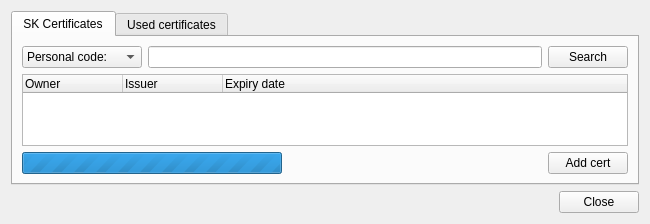
<?xml version="1.0" encoding="UTF-8"?>
<ui version="4.0">
 <class>KeyAddDialog</class>
 <widget class="QWidget" name="KeyAddDialog">
  <property name="windowModality">
   <enum>Qt::WindowModal</enum>
  </property>
  <property name="geometry">
   <rect>
    <x>0</x>
    <y>0</y>
    <width>650</width>
    <height>216</height>
   </rect>
  </property>
  <property name="windowTitle">
   <string>Add Recipient</string>
  </property>
  <layout class="QVBoxLayout" name="verticalLayout">
   <item>
    <widget class="QTabWidget" name="tabWidget">
     <property name="currentIndex">
      <number>0</number>
     </property>
     <widget class="QWidget" name="skCerts">
      <attribute name="title">
       <string>SK Certificates</string>
      </attribute>
      <layout class="QVBoxLayout" name="skCertsLayout">
       <item>
        <layout class="QHBoxLayout" name="searchLayout">
         <item>
          <widget class="QComboBox" name="searchType">
           <item>
            <property name="text">
             <string>Personal code:</string>
            </property>
           </item>
           <item>
            <property name="text">
             <string>Company name:</string>
            </property>
           </item>
          </widget>
         </item>
         <item>
          <widget class="QLineEdit" name="searchContent"/>
         </item>
         <item>
          <widget class="QPushButton" name="search">
           <property name="text">
            <string>Search</string>
           </property>
          </widget>
         </item>
        </layout>
       </item>
       <item>
        <widget class="QTreeWidget" name="skView">
         <property name="horizontalScrollBarPolicy">
          <enum>Qt::ScrollBarAlwaysOff</enum>
         </property>
         <property name="rootIsDecorated">
          <bool>false</bool>
         </property>
         <column>
          <property name="text">
           <string>Owner</string>
          </property>
         </column>
         <column>
          <property name="text">
           <string>Issuer</string>
          </property>
         </column>
         <column>
          <property name="text">
           <string>Expiry date</string>
          </property>
         </column>
        </widget>
       </item>
       <item>
        <layout class="QHBoxLayout" name="skCertsAddLayout">
         <item>
          <widget class="QProgressBar" name="progress">
           <property name="maximum">
            <number>0</number>
           </property>
          </widget>
         </item>
         <item>
          <spacer name="skCertsAddSpacer">
           <property name="orientation">
            <enum>Qt::Horizontal</enum>
           </property>
           <property name="sizeHint" stdset="0">
            <size>
             <width>40</width>
             <height>20</height>
            </size>
           </property>
          </spacer>
         </item>
         <item>
          <widget class="QPushButton" name="add">
           <property name="text">
            <string>Add cert</string>
           </property>
          </widget>
         </item>
        </layout>
       </item>
      </layout>
     </widget>
     <widget class="QWidget" name="used">
      <attribute name="title">
       <string>Used certificates</string>
      </attribute>
      <layout class="QVBoxLayout" name="storeLayout">
       <item>
        <widget class="QTreeWidget" name="usedView">
         <property name="horizontalScrollBarPolicy">
          <enum>Qt::ScrollBarAlwaysOff</enum>
         </property>
         <property name="rootIsDecorated">
          <bool>false</bool>
         </property>
         <column>
          <property name="text">
           <string>Owner</string>
          </property>
         </column>
         <column>
          <property name="text">
           <string>Issuer</string>
          </property>
         </column>
         <column>
          <property name="text">
           <string>Expiry date</string>
          </property>
         </column>
        </widget>
       </item>
      </layout>
     </widget>
    </widget>
   </item>
   <item>
    <widget class="QDialogButtonBox" name="buttonBox">
     <property name="standardButtons">
      <set>QDialogButtonBox::Close</set>
     </property>
    </widget>
   </item>
  </layout>
 </widget>
 <resources/>
 <connections>
  <connection>
   <sender>searchContent</sender>
   <signal>returnPressed()</signal>
   <receiver>search</receiver>
   <slot>click()</slot>
   <hints>
    <hint type="sourcelabel">
     <x>252</x>
     <y>51</y>
    </hint>
    <hint type="destinationlabel">
     <x>454</x>
     <y>51</y>
    </hint>
   </hints>
  </connection>
  <connection>
   <sender>buttonBox</sender>
   <signal>rejected()</signal>
   <receiver>KeyAddDialog</receiver>
   <slot>close()</slot>
   <hints>
    <hint type="sourcelabel">
     <x>252</x>
     <y>254</y>
    </hint>
    <hint type="destinationlabel">
     <x>252</x>
     <y>137</y>
    </hint>
   </hints>
  </connection>
 </connections>
</ui>
